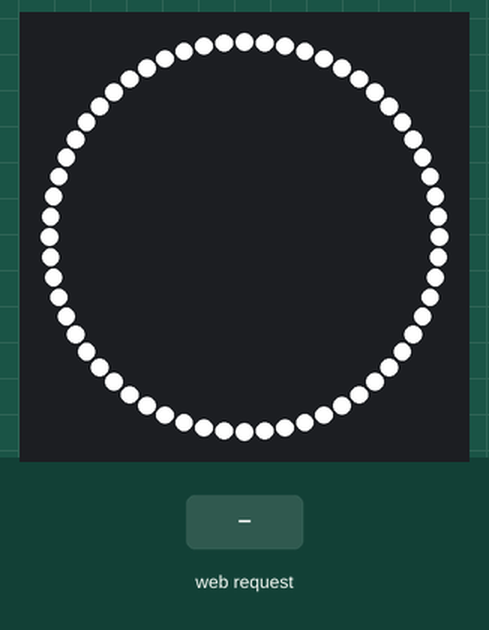
A sketch run on a simulated ESP8266 (NodeMCU). On the bench: 60 RGB LEDs in a ring, first at the top, clockwise. The test bench sets the inputs (shaded band). WiFi joins after 1.5 s; servers stay silent unless stated; EEPROM starts erased; what the sketch prints to the serial monitor is not drawn.

Above: at 2.7 s.
2.8 s: HTTP request GET /update received
At 3.2 s:
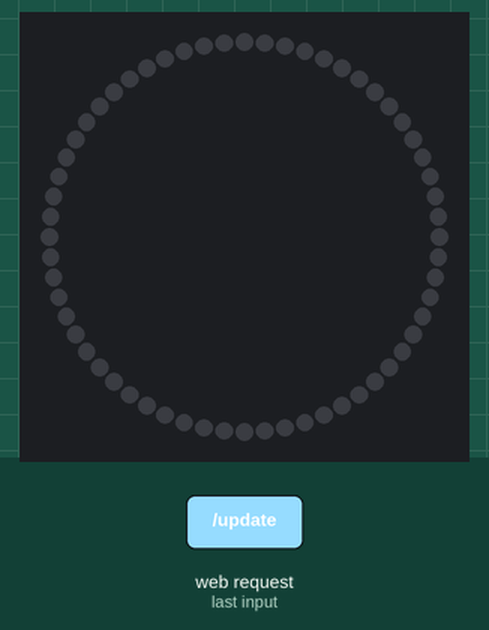
Timing chart, 0 to 5.8 s (numbered marks = the images above; inputs shaded):
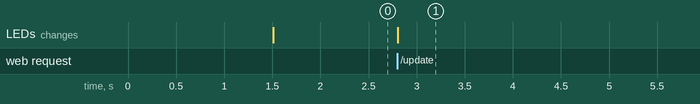

The sketch:

web_control.ino
```cpp
#include <FastLED.h>
#include <ESP8266WiFi.h>
#include <ESP8266WebServer.h>
#include <EEPROM.h>
#include <ESP8266mDNS.h>

#define NUM_LEDS 60
#define DATA_PIN 2 //D4 on breakout is GPIO2
#define ONBOARD_LED 2

CRGB leds[NUM_LEDS];
uint8_t r = 255, g = 100, b = 20;  // Initial color (warm white)
uint8_t brightness = 50;  // Initial brightness (full)
bool ledState[NUM_LEDS] = {true};  // State of each LED

const char* ssid = "Shell";
const char* password = "411411411";

ESP8266WebServer server(80);

void setup() {
  Serial.begin(115200);

  EEPROM.begin(512);
  loadFromEEPROM();

  FastLED.addLeds<NEOPIXEL, DATA_PIN>(leds, NUM_LEDS);
  FastLED.setBrightness(brightness);

  WiFi.mode(WIFI_STA);
  WiFi.begin(ssid, password);

  int timeout = 0;
  while (WiFi.status() != WL_CONNECTED && timeout < 60) {
    delay(500);
    Serial.print(".");
    timeout++;
  }
  Serial.println("");
  Serial.print("Connected to WiFi. IP address: ");
  Serial.println(WiFi.localIP());

  // --- ADD THIS SECTION FOR mDNS ---
  if (MDNS.begin("ledcontrol")) { // This means you will go to http://ledcontrol.local
    Serial.println("mDNS responder started: http://ledcontrol.local");
  }

  server.on("/", handleRoot);
  server.on("/update", handleUpdate);
  server.on("/save", handleSave);
  server.begin();
}

void loop() {
  server.handleClient();
  MDNS.update();

  for (int i = 0; i < NUM_LEDS; i++) {
    if (ledState[i]) {
      leds[i] = CRGB(r, g, b);
    } else {
      leds[i] = CRGB::Black;
    }
  }
  FastLED.setBrightness(brightness);
  FastLED.show();
}

void handleRoot() {
  String html = "<!DOCTYPE html>"
    "<html lang='en'>"
    "<head>"
        "<meta charset='UTF-8'>"
        "<meta name='viewport' content='width=device-width, initial-scale=1.0'>"
        "<title>LED Control</title>"
        "<style>"
            "body {"
                "font-family: Arial, sans-serif;"
                "display: flex;"
                "justify-content: center;"
                "align-items: center;"
                "min-height: 100vh;"
                "margin: 0;"
                "background-color: #f0f0f0;"
            "}"
            ".container {"
                "background-color: white;"
                "padding: 20px;"
                "border-radius: 10px;"
                "box-shadow: 0 0 10px rgba(0,0,0,0.1);"
            "}"
            "h1 {"
                "color: #333;"
                "text-align: center;"
            "}"
            ".control-group {"
                "display: flex;"
                "align-items: center;"
                "margin-bottom: 10px;"
            "}"
            "label {"
                "display: inline-block;"
                "width: 100px;"
            "}"
            "input[type='range'] {"
                "width: 200px;"
            "}"
            "input[type='number'] {"
                "width: 60px;"
                "margin-left: 10px;"
            "}"
            "#colorBox {"
                "width: 100px;"
                "height: 100px;"
                "margin: 20px auto;"
                "border: 1px solid #ddd;"
            "}"
            ".buttons {"
                "text-align: center;"
                "margin-top: 20px;"
            "}"
            "button {"
                "padding: 10px 20px;"
                "margin: 0 10px;"
                "font-size: 16px;"
                "cursor: pointer;"
            "}"
            ".led-grid {"
                "display: grid;"
                "grid-template-columns: repeat(10, 1fr);"
                "gap: 5px;"
                "margin-top: 20px;"
            "}"
            ".led-checkbox {"
                "width: 20px;"
                "height: 20px;"
            "}"
        "</style>"
    "</head>"
    "<body>"
        "<div class='container'>"
            "<h1>LED Control</h1>"
            "<form id='ledForm' action='/update' method='get'>"
                "<div class='control-group'>"
                    "<label for='r'>Red:</label>"
                    "<input type='range' id='r' name='r' min='0' max='255' value='" + String(r) + "' oninput='updateColor()'>"
                    "<input type='number' id='rNumber' min='0' max='255' value='" + String(r) + "' oninput='updateColorFromNumber()'>"
                "</div>"
                "<div class='control-group'>"
                    "<label for='g'>Green:</label>"
                    "<input type='range' id='g' name='g' min='0' max='255' value='" + String(g) + "' oninput='updateColor()'>"
                    "<input type='number' id='gNumber' min='0' max='255' value='" + String(g) + "' oninput='updateColorFromNumber()'>"
                "</div>"
                "<div class='control-group'>"
                    "<label for='b'>Blue:</label>"
                    "<input type='range' id='b' name='b' min='0' max='255' value='" + String(b) + "' oninput='updateColor()'>"
                    "<input type='number' id='bNumber' min='0' max='255' value='" + String(b) + "' oninput='updateColorFromNumber()'>"
                "</div>"
                "<div class='control-group'>"
                    "<label for='bright'>Brightness:</label>"
                    "<input type='range' id='bright' name='bright' min='0' max='255' value='" + String(brightness) + "' oninput='updateBrightness()'>"
                    "<input type='number' id='brightNumber' min='0' max='255' value='" + String(brightness) + "' oninput='updateBrightnessFromNumber()'>"
                "</div>"
                "<div id='colorBox'></div>"
                "<div class='led-grid'>";

  for (int i = 0; i < NUM_LEDS; i++) {
    html += "<input type='checkbox' class='led-checkbox' id='led" + String(i) + "' name='led" + String(i) + "' " + (ledState[i] ? "checked" : "") + ">";
  }

  html += "</div>"
                "<div class='buttons'>"
                    "<button type='submit'>Update</button>"
                    "<button type='button' onclick='saveToEEPROM()'>Save to EEPROM</button>"
                "</div>"
            "</form>"
        "</div>"
        "<script>"
            "function updateColor() {"
                "var r = document.getElementById('r').value;"
                "var g = document.getElementById('g').value;"
                "var b = document.getElementById('b').value;"
                "document.getElementById('colorBox').style.backgroundColor = 'rgb('+r+','+g+','+b+')';"
                "document.getElementById('rNumber').value = r;"
                "document.getElementById('gNumber').value = g;"
                "document.getElementById('bNumber').value = b;"
            "}"
            "function updateColorFromNumber() {"
                "var r = document.getElementById('rNumber').value;"
                "var g = document.getElementById('gNumber').value;"
                "var b = document.getElementById('bNumber').value;"
                "document.getElementById('r').value = r;"
                "document.getElementById('g').value = g;"
                "document.getElementById('b').value = b;"
                "updateColor();"
            "}"
            "function updateBrightness() {"
                "document.getElementById('brightNumber').value = document.getElementById('bright').value;"
            "}"
            "function updateBrightnessFromNumber() {"
                "document.getElementById('bright').value = document.getElementById('brightNumber').value;"
            "}"
            "function saveToEEPROM() {"
                "var xhr = new XMLHttpRequest();"
                "xhr.open('GET', '/save', true);"
                "xhr.send();"
            "}"
            "updateColor();"
            "updateBrightness();"
        "</script>"
    "</body>"
    "</html>";
  Serial.println(html.length());
  server.send(200, "text/html", html);
}

void handleUpdate() {
  if (server.hasArg("r")) {
    r = server.arg("r").toInt();
  }
  if (server.hasArg("g")) {
    g = server.arg("g").toInt();
  }
  if (server.hasArg("b")) {
    b = server.arg("b").toInt();
  }
  if (server.hasArg("bright")) {
    brightness = server.arg("bright").toInt();
  }

  for (int i = 0; i < NUM_LEDS; i++) {
    String ledArg = "led" + String(i);
    ledState[i] = server.hasArg(ledArg);
  }

  server.sendHeader("Location", "/");
  server.send(302, "text/plain", "Updated");
}

void handleSave() {
  saveToEEPROM();
  server.send(200, "text/plain", "Saved to EEPROM");
}

void saveToEEPROM() {
  EEPROM.write(0, r);
  EEPROM.write(1, g);
  EEPROM.write(2, b);
  EEPROM.write(3, brightness);
  for (int i = 0; i < NUM_LEDS; i++) {
    EEPROM.write(4 + i, ledState[i]);
  }
  EEPROM.commit();
}

void loadFromEEPROM() {
  r = EEPROM.read(0);
  g = EEPROM.read(1);
  b = EEPROM.read(2);
  brightness = EEPROM.read(3);
  for (int i = 0; i < NUM_LEDS; i++) {
    ledState[i] = EEPROM.read(4 + i);
  }
}
```

Measured:
- after the input at 2.8 s, the LEDs: change at once (image 1)
